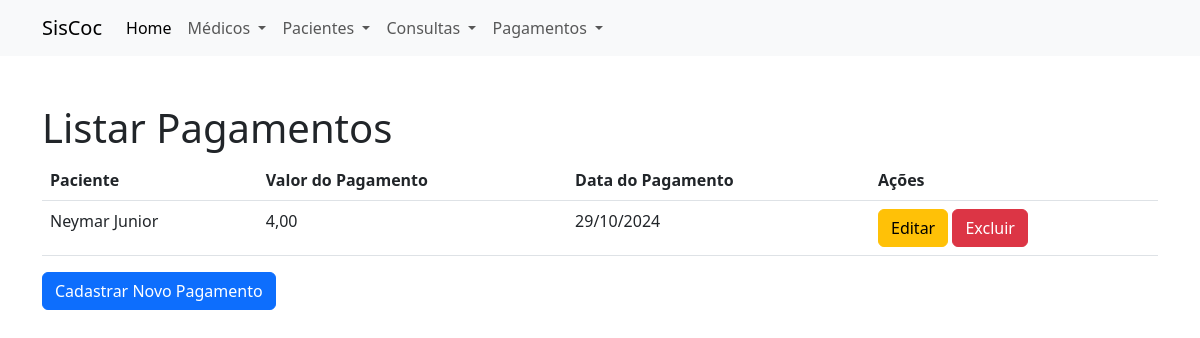
Screenshot of /?page=listar-pagamento with the database file from the repository.
### tables this page shows
CREATE TABLE `pagamento` (
  `id_pagamento` int(11) NOT NULL,
  `paciente_id` int(11) NOT NULL,
  `valor_pagamento` decimal(10,2) NOT NULL,
  `data_pagamento` date NOT NULL
);

CREATE TABLE `paciente` (
  `id_paciente` int(11) NOT NULL,
  `nome_paciente` varchar(255) NOT NULL,
  `data_nasc_paciente` date NOT NULL,
  `cpf_paciente` varchar(14) NOT NULL,
  `email_paciente` varchar(100) NOT NULL,
  `sexo_paciente` enum('M','F') NOT NULL,
  `endereco_paciente` varchar(255) DEFAULT NULL,
  `telefone` varchar(20) DEFAULT NULL
);

### listar-pagamento.php (the view, shortened to what this page needs)
<?php
include_once("config.php");
$sql = "SELECT p.id_pagamento, pa.nome_paciente, p.valor_pagamento, p.data_pagamento
        FROM pagamento p
        INNER JOIN paciente pa ON p.paciente_id = pa.id_paciente
        ORDER BY p.data_pagamento DESC";
$res = $conn->query($sql);
?>
<h1>Listar Pagamentos</h1>
<table class="table">
    <thead>
        <tr>
            <th scope="col">Paciente</th>
            <th scope="col">Valor do Pagamento</th>
            <th scope="col">Data do Pagamento</th>
            <th scope="col">Ações</th>
        </tr>
    </thead>
    <tbody>
        <?php while ($pagamento = $res->fetch_assoc()): ?>
            <tr>
                <td><?php echo $pagamento['nome_paciente']; ?></td>
                <td><?php echo number_format($pagamento['valor_pagamento'], 2, ',', '.'); ?></td>
                <td><?php echo date('d/m/Y', strtotime($pagamento['data_pagamento'])); ?></td>
                <td>
                    <a href="?page=editar-pagamento&id=<?php echo $pagamento['id_pagamento']; ?>" class='btn btn-warning'>Editar</a>
                    <a href="?page=listar-pagamento&acao=excluir&id=<?php echo $pagamento['id_pagamento']; ?>"
                       class='btn btn-danger' onclick='return confirm("Deseja excluir este pagamento?")'>Excluir</a>
                </td>
            </tr>
        <?php endwhile; ?>
    </tbody>
</table>
<a href="?page=cadastrar-pagamento" class='btn btn-primary'>Cadastrar Novo Pagamento</a>

### rows the page displays
pagamento: paciente.nome_paciente "Neymar Junior", valor_pagamento "4,00", data_pagamento "29/10/2024"
